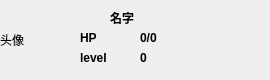
<?xml version="1.0" encoding="UTF-8"?>
<ui version="4.0">
 <class>ChangePeopleListItem</class>
 <widget class="QWidget" name="ChangePeopleListItem">
  <property name="geometry">
   <rect>
    <x>0</x>
    <y>0</y>
    <width>270</width>
    <height>80</height>
   </rect>
  </property>
  <property name="minimumSize">
   <size>
    <width>270</width>
    <height>80</height>
   </size>
  </property>
  <property name="maximumSize">
   <size>
    <width>270</width>
    <height>80</height>
   </size>
  </property>
  <property name="windowTitle">
   <string>Form</string>
  </property>
  <widget class="QLabel" name="lb_blueHp">
   <property name="geometry">
    <rect>
     <x>80</x>
     <y>30</y>
     <width>31</width>
     <height>16</height>
    </rect>
   </property>
   <property name="font">
    <font>
     <weight>75</weight>
     <bold>true</bold>
    </font>
   </property>
   <property name="text">
    <string>HP</string>
   </property>
  </widget>
  <widget class="QLabel" name="lb_blueName">
   <property name="geometry">
    <rect>
     <x>110</x>
     <y>10</y>
     <width>72</width>
     <height>15</height>
    </rect>
   </property>
   <property name="font">
    <font>
     <weight>75</weight>
     <italic>false</italic>
     <bold>true</bold>
    </font>
   </property>
   <property name="text">
    <string>名字</string>
   </property>
  </widget>
  <widget class="QLabel" name="lb_blueHpValue">
   <property name="geometry">
    <rect>
     <x>140</x>
     <y>30</y>
     <width>61</width>
     <height>16</height>
    </rect>
   </property>
   <property name="font">
    <font>
     <weight>75</weight>
     <bold>true</bold>
    </font>
   </property>
   <property name="text">
    <string>0/0</string>
   </property>
  </widget>
  <widget class="QLabel" name="lb_blueLevel">
   <property name="geometry">
    <rect>
     <x>80</x>
     <y>50</y>
     <width>51</width>
     <height>16</height>
    </rect>
   </property>
   <property name="font">
    <font>
     <weight>75</weight>
     <bold>true</bold>
    </font>
   </property>
   <property name="text">
    <string>level</string>
   </property>
  </widget>
  <widget class="QLabel" name="lb_blueFinger">
   <property name="geometry">
    <rect>
     <x>190</x>
     <y>0</y>
     <width>80</width>
     <height>80</height>
    </rect>
   </property>
   <property name="font">
    <font>
     <weight>75</weight>
     <bold>true</bold>
    </font>
   </property>
   <property name="text">
    <string/>
   </property>
  </widget>
  <widget class="QLabel" name="lb_blueLevelVal">
   <property name="geometry">
    <rect>
     <x>140</x>
     <y>50</y>
     <width>68</width>
     <height>15</height>
    </rect>
   </property>
   <property name="font">
    <font>
     <weight>75</weight>
     <bold>true</bold>
    </font>
   </property>
   <property name="text">
    <string>0</string>
   </property>
  </widget>
  <widget class="QLabel" name="lb_blueBackGround">
   <property name="geometry">
    <rect>
     <x>0</x>
     <y>0</y>
     <width>271</width>
     <height>80</height>
    </rect>
   </property>
   <property name="text">
    <string/>
   </property>
  </widget>
  <widget class="QLabel" name="lb_blueIcon">
   <property name="geometry">
    <rect>
     <x>0</x>
     <y>0</y>
     <width>70</width>
     <height>80</height>
    </rect>
   </property>
   <property name="text">
    <string>头像</string>
   </property>
  </widget>
  <zorder>lb_blueBackGround</zorder>
  <zorder>lb_blueFinger</zorder>
  <zorder>lb_blueHp</zorder>
  <zorder>lb_blueHpValue</zorder>
  <zorder>lb_blueIcon</zorder>
  <zorder>lb_blueLevel</zorder>
  <zorder>lb_blueLevelVal</zorder>
  <zorder>lb_blueName</zorder>
 </widget>
 <resources/>
 <connections/>
</ui>
